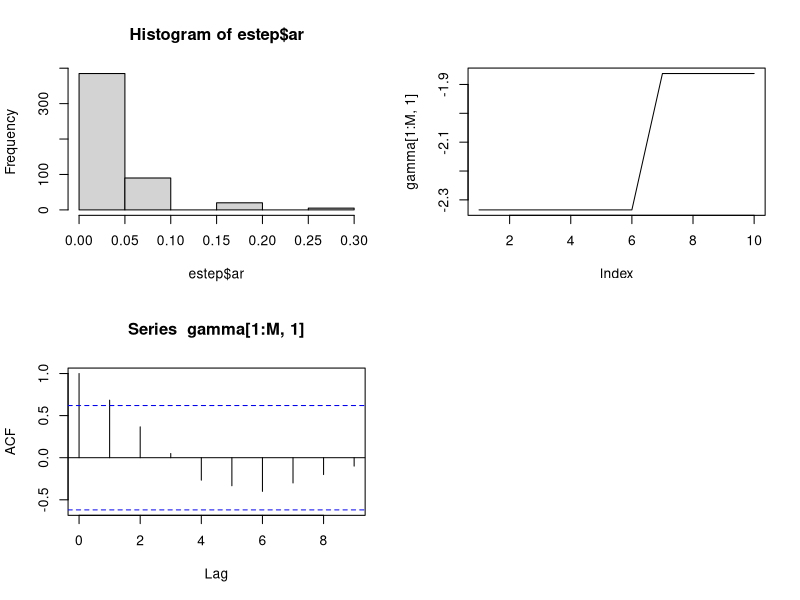
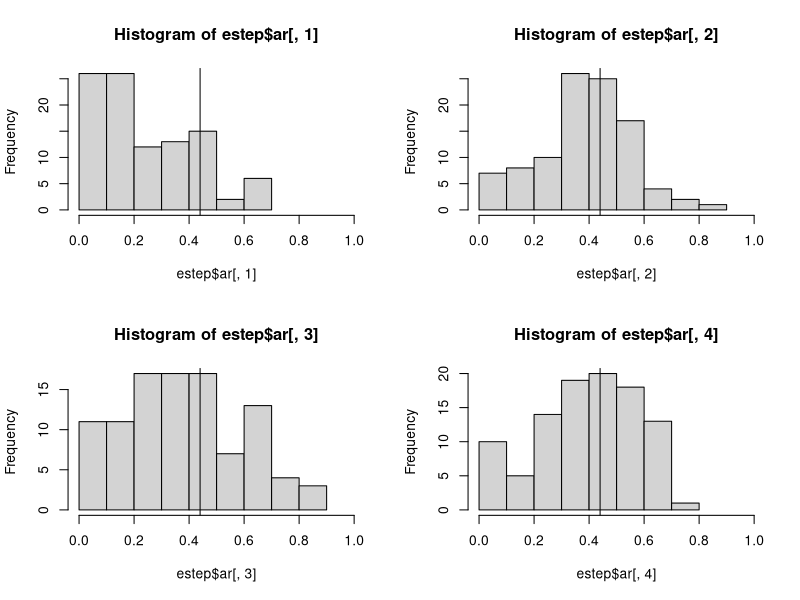
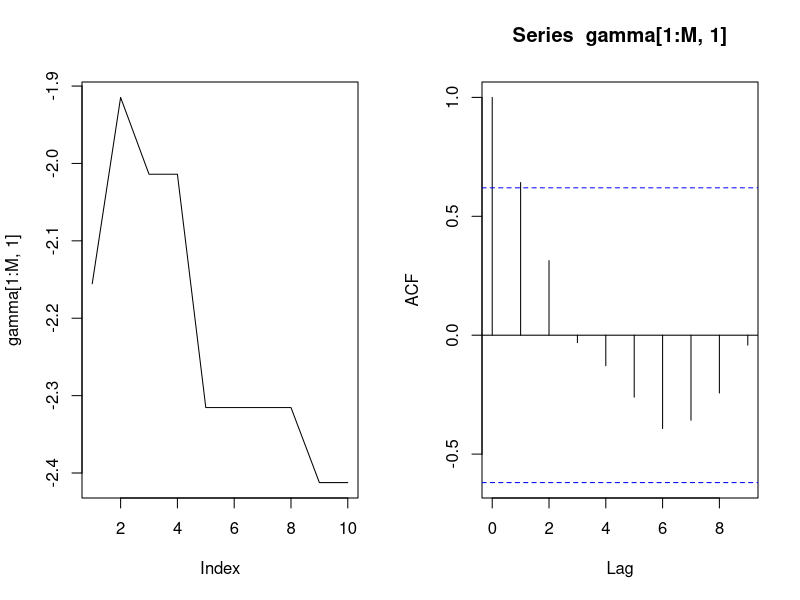
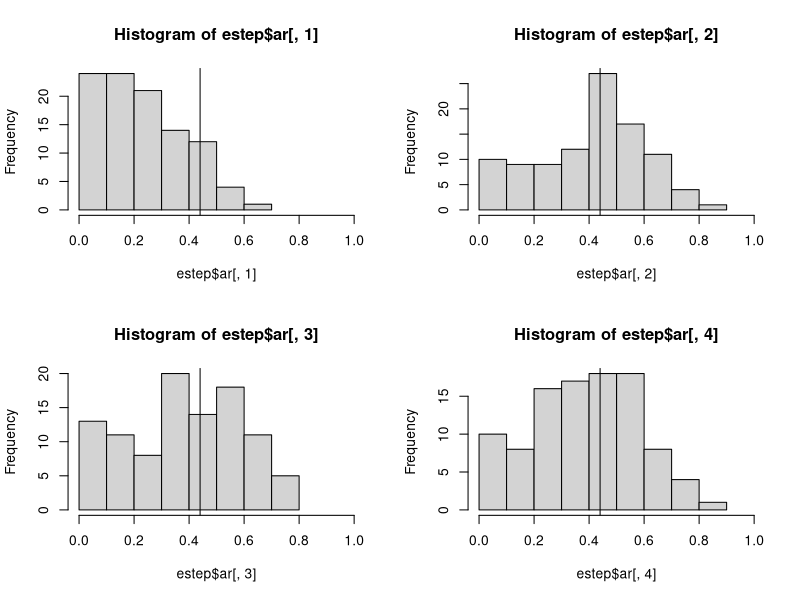
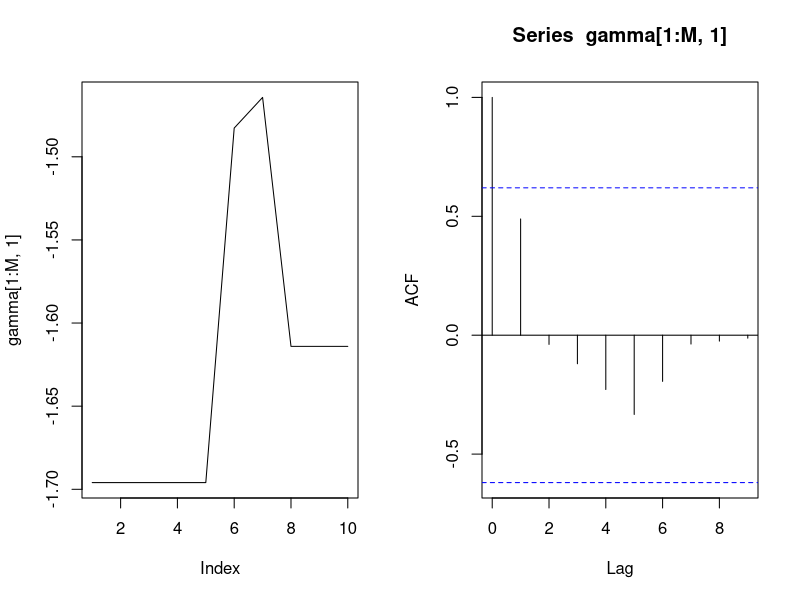
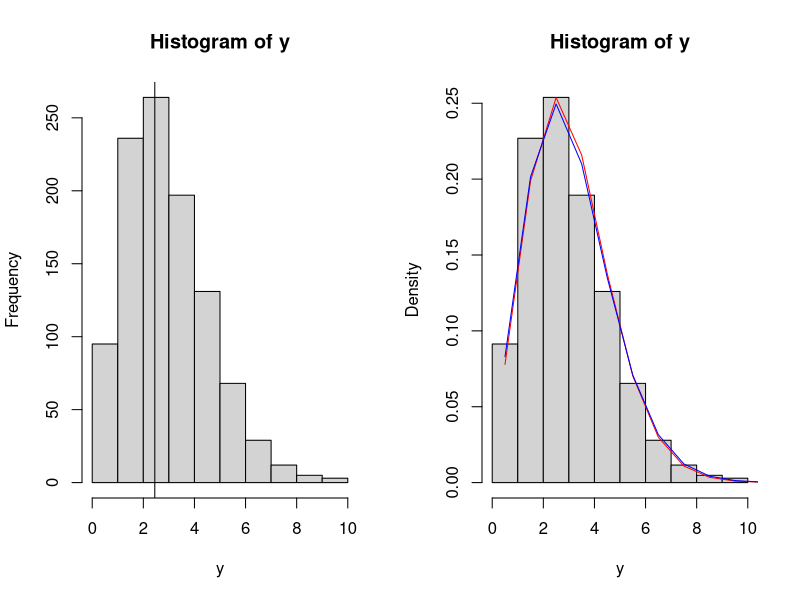

Here is the R script that generated these plots, in order:
## ---- chunk 1
knitr::opts_chunk$set(echo = TRUE)
## ---- chunk 2
library(mvtnorm)
library(lme4)

## set seed
set.seed(1)

## set variables
# number of samples
n = 100

# number of timepoints measured per sample 
ni = 5

# total number of measurements
N = n*ni

# pick fixed effects coefficient vector
beta = matrix(c(0.5, .25, .25, .25, .25), ncol = 1)

# pick random effect variances (assuming 0 covariance)
Sigma_gamma = diag(c(0.25, 1, 2, 3, 1))

# set dimensions of fixed effects and random effects
p = length(beta)
q = ncol(Sigma_gamma) 

# simulate data for p time varying covariates, measured per time point
mat = matrix(rnorm(N*(p-1), mean = 0, sd = 0.5), nrow = N, ncol = p-1) 

# Specify subject ID for each row in mat
ID = rep(1:n, each = ni)
  
# add intercept
X = cbind(rep(1, n), mat)
colnames(X) = c("int", "x1","x2","x3","x4")
  
# create y vector to hold observation
y = rep(0, N)

# now simulate yi, i = 1,..,22

for(i in 1:n){
  
  # get subject  i indices
  subjecti = which(ID == i)
  
  # get time-varying covariates for subject i, dropping ID colum 
  Xi = X[subjecti,]
  
  # here we assume random effect matrix Zi for subject i same as Xi
  Zi = Xi
  
  # draw single q dimensional random effect vector for subject i, gammai
  gammai = rmvnorm(n = 1, 
                   mean = rep(0, ncol(Sigma_gamma)),
                   sigma = Sigma_gamma
            )
  gammai = matrix(gammai, ncol =1)
  
  # generate vector of ni observations for subject i
  lambdai = exp(Xi%*%beta + Zi%*%gammai)
  y[subjecti] = rpois(ni, lambdai)
  
}

## ---- chunk 3
start =  Sys.time()
fit.glmer = glmer(y ~ X - 1 + (X - 1 | ID) ,family = poisson())
end =  Sys.time()

summary(fit.glmer)

print(end - start)
## ---- chunk 4
### function for the log likelihood for ith subject 
f = function(x,yi, Xi, betat, Sigma_gammat){

  # here we assume random effect matrix Zi for subject i same as Xi
  Zi = Xi
  
  # calculate lambdai
  lambdai = exp(Xi%*%betat + Zi%*%matrix(x, ncol = 1))
  
  # sum across repeated observations for poisson portion
  lli = sum(dpois(yi, lambdai, log = T)) 
  
  # dont forget to include the MVN log likelihood
  lli = lli  + dmvnorm(x,sigma = Sigma_gammat, log = T)
  
  return(lli)
}

### log proposal density function
g = function(x, Sigma_gammat){
  dmvnorm(x, sigma = Sigma_gammat, log = T)
}

### proposal function, MVN(0, Sigma)
g.sim = function(Sigma_gammat){
  rmvnorm(1, sigma = Sigma_gammat)
}

### calculate MH ratio given f and g, x is the proposal, xt is the current value from the chain
R = function(xt,x, f, g, yi, Xi, betat, Sigma_gammat){
  # log numerator - log denominator
  logR = ( f(x, yi, Xi, betat, Sigma_gammat) + g(xt, Sigma_gammat) ) - ( f(xt,yi, Xi, betat, Sigma_gammat) + g(x , Sigma_gammat) )
  R = exp(logR)
  return(R)
}
## ---- chunk 5

mh.independence.sampler = function(yi, Xi, betat, Sigma_gammat, M, prev.gamma.i = NULL){

  # get dimension of gammai
  q = ncol(Sigma_gammat)
  
  # initialize the chain vector
  x.indep.chain = matrix(0, M, q)
  
  if(is.null(prev.gamma.i)){
    # Simulate initial draw from proposal density g
    x.indep.chain[1,] = g.sim(Sigma_gammat)
  }else{
    # if last value from previous chain avail, start there
    x.indep.chain[1,] = prev.gamma.i    
  }
  
  
  # now start chain
  accept = 0
  for(i in 1:(M-1)){
    
    # set the value at current iteration of the chain to variable xt
    xt = x.indep.chain[i,]
    
    # draw a proposal from the proposal density
    x = g.sim(Sigma_gammat)
    
    # calculate MH ratio 
    r = min(
            R(xt, x, f, g, yi, Xi, betat, Sigma_gammat),
            1
          )
    
    # Generate draw from bernoulli(p).
    # Alternatively, can directly compare ratio to 
    # a U(0,1) draw as we did with Rejection Sampling
    keep = rbinom(1, 1, r)
    
    if(keep == 1){
      # if keep = 1, then set next iteration equal to then proposal
      x.indep.chain[i+1,] = x
      #  update number of acceptacnes
      accept = accept + 1
    }else{
      # otherwise, carry over value from the current iteration
      x.indep.chain[i+1,] = xt
    }
  }
  
  return(list(gammai = x.indep.chain, ar = accept/M))
}
## ---- chunk 6
e.step= function(y, X, ID, betat, Sigma_gammat, M, n, ni, sampler, burn.in = 200,prev.gamma = NULL){
  
  # initialize Q-function
  Qfunction = 0
  
  # matrix to hold chains from each subject
  gamma = matrix(0, n*M, ncol(Sigma_gammat))
  
  # vector to hold subject acceptance rates
  ar = matrix(0, n, q)
  
  # vector to hold offset values Zi %*% gammai, yaug, Xaug in M step
  N = ni*n
  offset = yaug = rep(0, N*M)
  Xaug = matrix(0, nrow = N*M, ncol = ncol(X))
  
  # loop over observations
  for(i in 1:n){
      
      # subject i indices
      subjecti = which(ID == i)
      
      # grab subject i data
      yi = y[subjecti]
      Xi = X[subjecti,]
      
      # create chain of length M per observation 
      if(is.null(prev.gamma)){
        # if no previous chain available
        # start from scratch and remove burn.in
        chain = sampler(
                    yi = yi, 
                    Xi = Xi,
                    betat = betat, 
                    Sigma_gammat = Sigma_gammat,
                    M = M + burn.in)
        gammai = chain$gammai[-c(1:burn.in),]
      }else{
        # if chain available from previous EM
        # restart this chain from last draw in previous chain
        chain = sampler(
                      yi = yi, 
                      Xi = Xi,
                      betat = betat, 
                      Sigma_gammat = Sigma_gammat,
                      M = M, # no burn in
                      prev.gamma = prev.gamma[i,]
                ) 
        gammai = chain$gammai
      }

      ar[i,] = chain$ar
      
      # create augmented versions for Q function calculation
      # total length is (n*ni*M) rows
      aug = rep(1:ni, M)
      yi_aug = yi[aug]
      Xi_aug = Xi[aug,]
      Zi_aug = Xi_aug
      
      # create augmented version of gammai to aid vectorization
      # repeated ni times per replicated subject 
      # total length is (n*ni*M) rows
      augg = rep(1:M, each = ni)
      gammai_aug = gammai[augg,]
      
      # calculate Q function for subject i:  poisson portion (n*ni*M)
      XBaug = Xi_aug%*%betat
      Zgammaaug = rowSums(Zi_aug * gammai_aug)
      lambdai_aug = exp(XBaug + Zgammaaug)
      Qi = sum(dpois(yi_aug, lambda = lambdai_aug, log = T))
      
      # calculate Q function for subject i:  MVN portion (n*M)
      Qi = Qi + sum(dmvnorm(gammai_aug, sigma = Sigma_gammat, log = T))
      
      # divide by M
      Qi = Qi/M
      
      # add to overall Q estimate
      Qfunction = Qfunction + Qi
      
      # save offset, yaug, xaug for later
      a = (i-1)*M*ni + 1
      b = i*M*ni
      offset[a:b] = Zgammaaug
      yaug[a:b] = yi_aug
      Xaug[a:b,] = Xi_aug
      
      # save gammai for later
      a = (i-1)*M + 1
      b = i*M
      gamma[a:b,] = gammai
    }
      
    return(list(Qfunction = Qfunction, gamma = gamma, ar = ar, offset = offset, yaug = yaug, Xaug = Xaug))
}
## ---- chunk 7
## set initial parameters
  tol = 10^-5
  maxit = 2
  iter = 0
  eps = Inf
  qfunction = -10000 # using Qfunction for convergence
  prev.gamma = NULL
  
## starting values
  beta = as.vector(glm(y ~ X-1, family = poisson())$coef)
  Sigma_gamma =  diag(rep(1, 5))

## fix chain length at 1000 in E-step
M = 10

start = Sys.time()
while(eps > tol & iter < maxit){
  
  ## save old qfunction
  qfunction0 = qfunction
  
  ## obtain last chain value (Mth value) for each obs if iter > 0
  if(iter > 0){
    prev.gamma = gamma[seq(M,nrow(gamma), by = M),]
  }
  
  ## E-step
  estep = e.step(y = y, X = X, ID = ID, betat = beta, Sigma_gammat = Sigma_gamma, M = M, n = n, ni = ni, sampler = mh.independence.sampler, prev.gamma = prev.gamma)
  gamma = estep$gamma
  qfunction = estep$Qfunction
  offset = estep$offset
  yaug = estep$yaug
  Xaug = estep$Xaug
  
  ## Calculate relative change in qfunction from prior iteration
  eps  = abs(qfunction-qfunction0)/abs(qfunction0)
    
  ## Start M-step
    
  # s2gamma, MLE for sigma^2 from normal with mean 0, averaged over M
  # closed form derived from Q function approximation
  Sigma_gamma = t(gamma) %*% gamma/(n*M)

  aug = rep(1:n,each = M)
  fit = glm(yaug ~ Xaug -1, 
              family = poisson(), 
              weights = rep(1/M, nrow(Xaug)), 
              offset = offset,
              # use starting value from previous step
              start = beta
  )
  beta = as.vector(fit$coefficients)
    
  ## update iterator
  iter = iter + 1
  if(iter == maxit) warning("Iteration limit reached without convergence")
    
  ## print out info to keep track
  cat(sprintf("Iter: %d Qf: %.3f sigma_gamma1: %f beta0: %.3f beta1:%.3f eps:%f\n",iter, qfunction,diag(Sigma_gamma)[1], beta[1],beta[2], eps))
}
  end = Sys.time()
  print(end - start)
  
## ---- chunk 8
par(mfrow = c(2,2))
hist(estep$ar)
plot(gamma[1:M,1], type = 'l')
acf(gamma[1:M,1])
## ---- chunk 9
# rw density
h.sim = function(){
  rnorm(1)
}

# new MH ratio function (proposal density cancels out due to symmetr\boldsymbol{y})
R = function(xt,x, f, yi, Xi, betat, Sigma_gammat){
  # log numerator - log denominator
  logR = f(x, yi, Xi, betat, Sigma_gammat) - f(xt,yi, Xi, betat, Sigma_gammat)
  R = exp(logR)
  return(R)
}


mwg.rw.sampler = function(yi, Xi, betat, Sigma_gammat, M, prev.gamma.i = NULL){

  # get dimension of gammai
  q = ncol(Sigma_gammat)
  
  # initialize the chain vector
  x.indep.chain = matrix(0, M, q)
  
  if(is.null(prev.gamma.i)){
    # Simulate initial draw from original proposal density g
    x.indep.chain[1,] = g.sim(Sigma_gammat)
  }else{
    # if last value from previous chain avail, start there
    x.indep.chain[1,] = prev.gamma.i    
  }
  
  # now start chain
  accept = rep(0,q)
  for(i in 1:(M-1)){
    
    # set the value at current iteration of the chain to variable xt
    xt = x.indep.chain[i,]
      
    #looping over chains drawing univariate proposal
    # conditions unknown here so performing MH at each gibbs step
    for(j in 1:q){  
      
      # set propsal equal to previous
      x = xt 
      
      # only update the jth component
      x[j] = x[j] + h.sim()
      
      # calculate MH ratio
      r = min(
              R(xt, x, f, yi, Xi, betat, Sigma_gammat),
              1
            )
      
      # Generate draw from bernoulli(p).
      # Alternatively, can directly compare ratio to 
      # a U(0,1) draw as we did with Rejection Sampling
      keep = rbinom(1, 1, r)
      
      if(keep == 1){
        # if keep = 1, then set next iteration equal to then proposal
        x.indep.chain[i+1,] = x
        
        # reset xt
        xt = x
        
        #  update number of acceptacnes
        accept[j] = accept[j] + 1
      }else{
        # otherwise, carry over value from the current iteration
        x.indep.chain[i+1,] = xt
      }
    }
    # end of a single gibbs cycle
  }
  # end chain 
  
  return(list(gammai = x.indep.chain, ar = accept/M))
}
## ---- chunk 10
## set initial parameters
  tol = 10^-5
  iter = 0
  eps = Inf
  qfunction = -10000 # using Qfunction for convergence
  prev.gamma = NULL
  
## starting values
  beta = as.vector(glm(y ~ X-1, family = poisson())$coef)
  Sigma_gamma =  diag(rep(1, 5))

start = Sys.time()
while(eps > tol & iter < maxit){
  
  ## save old qfunction
  qfunction0 = qfunction
  
  ## obtain last chain value for each obs if iter > 0
  if(iter > 0){
    prev.gamma = gamma[seq(M,nrow(gamma), by = M),]
  }
  
  ## E-step
  estep = e.step(y = y, X = X, ID = ID, betat = beta, Sigma_gammat = Sigma_gamma, M = M, n = n, ni = ni, sampler = mwg.rw.sampler, prev.gamma = prev.gamma)
  gamma = estep$gamma
  qfunction = estep$Qfunction
  offset = estep$offset
  yaug = estep$yaug
  Xaug = estep$Xaug
  
  ## Calculate relative change in qfunction from prior iteration
  eps  = abs(qfunction-qfunction0)/abs(qfunction0)
    
  ## Start M-step
    
  # s2gamma, MLE for sigma^2 from normal with mean 0, averaged over M
  # closed form derived from Q function approximation
  Sigma_gamma = t(gamma) %*% gamma/(n*M)

  aug = rep(1:n,each = M)
  fit = glm(yaug ~ Xaug -1, 
              family = poisson(), 
              weights = rep(1/M, nrow(Xaug)), 
              offset = offset,
              # use starting value from previous step
              start = beta
  )
  beta = as.vector(fit$coefficients)
    
    ## update iterator
    iter = iter + 1
    if(iter == maxit) warning("Iteration limit reached without convergence")
    
    ## print out info to keep track
    cat(sprintf("Iter: %d Qf: %.3f sigma_gamma1: %f beta0: %.3f beta1:%.3f eps:%f\n",iter, qfunction,diag(Sigma_gamma)[1], beta[1],beta[2], eps))
  }
  end = Sys.time()
  print(end - start)
  
## ---- chunk 11
# glmer
summary(fit.glmer)

## ---- chunk 12
# MCEM fixed effects
print(beta)

# MCEM RE variance estimates (diagonal of covariate)
print(diag(Sigma_gamma))

## ---- chunk 13
head(estep$ar)

par(mfrow = c(2,2))
hist(estep$ar[,1], xlim = c(0,1));abline(v = 0.44);
hist(estep$ar[,2], xlim = c(0,1));abline(v = 0.44);
hist(estep$ar[,3], xlim = c(0,1));abline(v = 0.44);
hist(estep$ar[,4], xlim = c(0,1));abline(v = 0.44);

## ---- chunk 14
par(mfrow = c(1,2))
plot(gamma[1:M,1], type = 'l')
acf(gamma[1:M,1])
## ---- chunk 15
# rw density
h.sim = function(var = 1){
  rnorm(1, mean = 0, sd = sqrt(var))
}

adaptive.mwg.rw.sampler = function(yi, Xi, betat, Sigma_gammat, M, prev.gamma.i = NULL, b = 50){

  # get dimension of gammai
  q = ncol(Sigma_gammat)
  
  # initialize the chain vector
  x.indep.chain = matrix(0, M, q)
  
      
  # initialize proposal variance
  prop.var = rep(1, q)
  
  if(is.null(prev.gamma.i)){
    # Simulate initial draw from original proposal density g
    x.indep.chain[1,] = g.sim(Sigma_gammat)
  }else{
    # if last value from previous chain avail, start there
    x.indep.chain[1,] = prev.gamma.i  
    
  }
  
  #intialize batch index
  batch = 0
  
  # now start chain
  accept = b.accept = rep(0,q)
  
  
  for(i in 1:(M-1)){
    
    # set the value at current iteration of the chain to variable xt
    xt = x.indep.chain[i,]
      
    #looping over chains drawing univariate proposal
    # conditions unknown here so performing MH at each gibbs step
    for(j in 1:q){  
      
      # set propsal equal to previous
      x = xt 
      
      # only update the jth component
      # proposal variance is based on vector
      x[j] = x[j] + h.sim(var = prop.var[j])
      
      # calculate MH ratio
      r = min(
              R(xt, x, f, yi, Xi, betat, Sigma_gammat),
              1
            )
      
      # Generate draw from bernoulli(p).
      # Alternatively, can directly compare ratio to 
      # a U(0,1) draw as we did with Rejection Sampling
      keep = rbinom(1, 1, r)
      
      if(keep == 1){
        # if keep = 1, then set next iteration equal to then proposal
        x.indep.chain[i+1,] = x
        
        # reset xt
        xt = x
        
        #  update number of acceptances
        accept[j] = accept[j] + 1
        b.accept[j] = b.accept[j] + 1 
      }else{
        # otherwise, carry over value from the current iteration
        x.indep.chain[i+1,] = xt
      }
    }
    # end of a single gibbs cycle
    
    # if at end of batch
    if(floor(i/b) == ceiling(i/b)){
      
      # increment for proposal variance
      delta.b = min(0.01, 1/sqrt(i))
      
      # loop over proposal density variance vector
      for(j in 1:q){
        if(b.accept[j]/b < 0.44){
          # if less, add to variance
          prop.var[j] = log(sqrt(prop.var[j])) + delta.b        
        }else{
          # otherwise, subtract
          prop.var[j] = log(sqrt(prop.var[j])) - delta.b
        }
      }
      
      # tranform back from log sqrt scale
      prop.var = exp(prop.var)^2
      # reset batch counter
      b.accept = rep(0, q)
      
      # increment batch index
      batch = batch + 1
    } 
    
  }
  # end chain 
  
  return(list(gammai = x.indep.chain, ar = accept/M, prop.var = prop.var))
}
## ---- chunk 16
## set initial parameters
  tol = 10^-5
  iter = 0
  eps = Inf
  qfunction = -10000 # using Qfunction for convergence
  prev.gamma = NULL
  
## starting values
  beta = as.vector(glm(y ~ X-1, family = poisson())$coef)
  Sigma_gamma =  diag(rep(1, 5))


start = Sys.time()
while(eps > tol & iter < maxit){
  
  ## save old qfunction
  qfunction0 = qfunction
  
  ## obtain last chain value for each obs if iter > 0
  if(iter > 0){
    prev.gamma = gamma[seq(M,nrow(gamma), by = M),]
  }
  
  ## E-step
  estep = e.step(y = y, X = X, ID = ID, betat = beta, Sigma_gammat = Sigma_gamma, M = M, n = n, ni = ni, sampler = adaptive.mwg.rw.sampler, prev.gamma = prev.gamma)
  gamma = estep$gamma
  qfunction = estep$Qfunction
  offset = estep$offset
  yaug = estep$yaug
  Xaug = estep$Xaug
  
  ## Calculate relative change in qfunction from prior iteration
  eps  = abs(qfunction-qfunction0)/abs(qfunction0)
    
  ## Start M-step
    
  # s2gamma, MLE for sigma^2 from normal with mean 0, averaged over M
  # closed form derived from Q function approximation
  Sigma_gamma = t(gamma) %*% gamma/(n*M)

  aug = rep(1:n,each = M)
  fit = glm(yaug ~ Xaug -1, 
              family = poisson(), 
              weights = rep(1/M, nrow(Xaug)), 
              offset = offset,
              # use starting value from previous step
              start = beta
  )
  beta = as.vector(fit$coefficients)
    
    ## update iterator
    iter = iter + 1
    if(iter == maxit) warning("Iteration limit reached without convergence")
    
    ## print out info to keep track
    cat(sprintf("Iter: %d Qf: %.3f sigma_gamma1: %f beta0: %.3f beta1:%.3f eps:%f\n",iter, qfunction,diag(Sigma_gamma)[1], beta[1],beta[2], eps))
  }
  end = Sys.time()
  print(end - start)
  
## ---- chunk 17
head(estep$ar)

par(mfrow = c(2,2))
hist(estep$ar[,1], xlim = c(0,1));abline(v = 0.44);
hist(estep$ar[,2], xlim = c(0,1));abline(v = 0.44);
hist(estep$ar[,3], xlim = c(0,1));abline(v = 0.44);
hist(estep$ar[,4], xlim = c(0,1));abline(v = 0.44);

## ---- chunk 18
par(mfrow = c(1,2))
plot(gamma[1:M,1], type = 'l')
acf(gamma[1:M,1])
## ---- chunk 19
library(MASS)
n = 1040
y = rnegbin(n = n,mu = 2.5,theta = 1/0.02)
## ---- chunk 20
hist(y, right = F)
abline(v = mean(y))
## ---- chunk 21
hist(y, right = F, freq = F)
x = 0:10
lines(x+.5, dpois(x,lambda = 2.552), col = "red")
lines(x+.5, dnbinom(x,mu = 2.552, size = 1/0.02), col = "blue")
